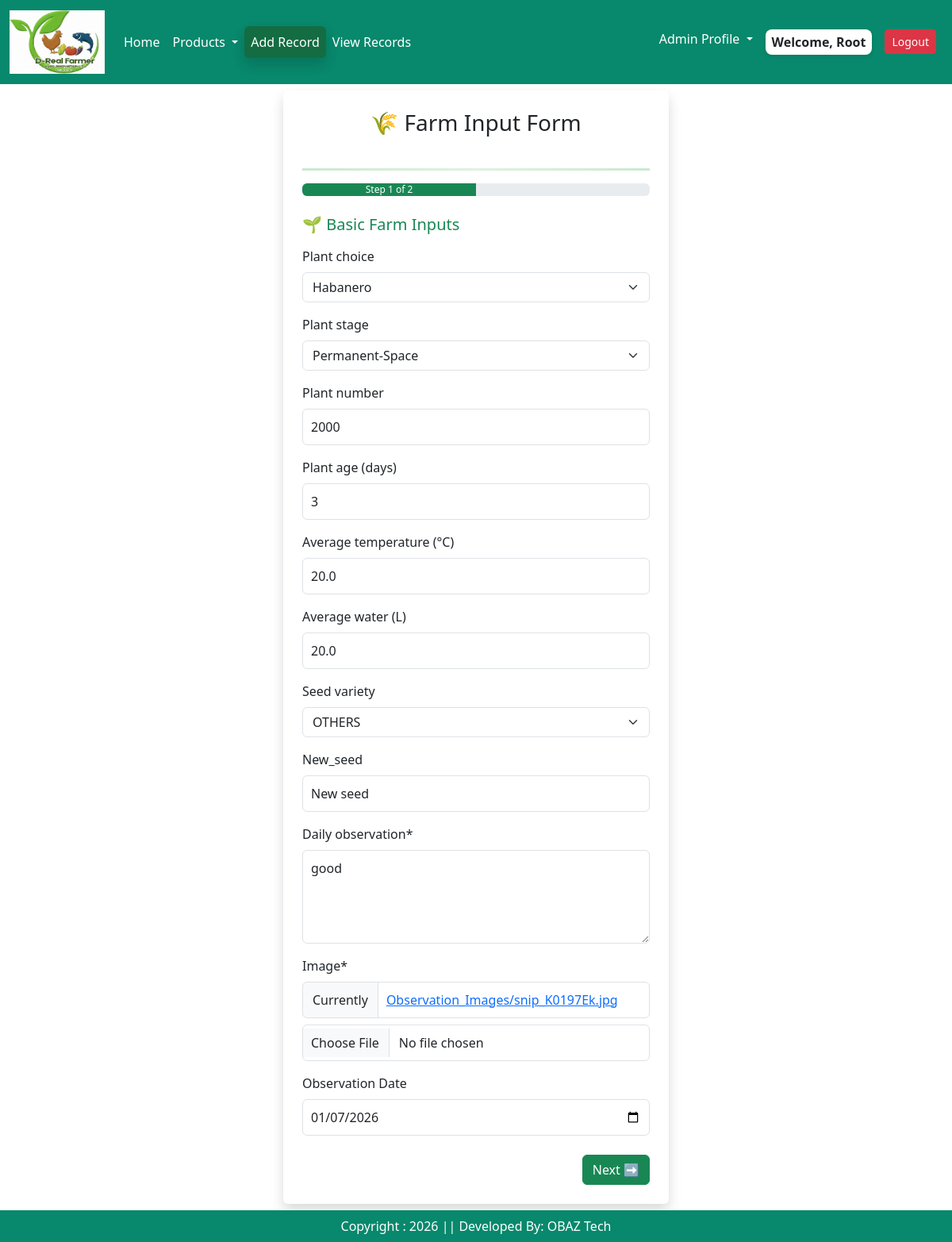
Page /farmrecords/edit/34 (signed in) on the committed database.
### app/models.py (models this page shows, shortened)
class Farminputs(models.Model):
    user = models.ForeignKey(User, on_delete=models.CASCADE)
    plant_choice =  models.CharField(choices = plant_choices  , max_length = 12, null=True, blank=True)
    plant_stage =  models.CharField(choices = stage_choices , max_length = 2, null=True, blank=True)
    plant_number = models.IntegerField(default= 0,null=True, blank=True)
    plant_age =  models.IntegerField(default= 0,null=True, blank=True)
    cocopeat_name= models.CharField(choices = cocopeat_choices , max_length = 2, null=True, blank=True)
    cocopeat_weight = models.FloatField(default= 0, null=True, blank=True)
    avg_temp = models.FloatField(default= 0, null=True, blank=True)
    avg_water = models.FloatField(default= 0, null=True, blank=True)
    seed_variety = models.CharField(choices = seed_choices, max_length = 12)
    seed_variety_other = models.CharField( max_length=30, blank=True, null=True)
    daily_observation = models.TextField( default = '')
    image = models.ImageField(default = 'avatar.jpg', validators=[validate_image_size],  upload_to = 'Observation_Images')
    created_at = models.DateField(null=True, blank=True, validators=[validate_not_future])
    class Meta:
        verbose_name = "Farminput"
        verbose_name_plural = "Farminput"  # Prevents Django from adding "s"

### app/views.py (the view)
# urls.py: path('farmrecords/edit/<int:pk>', views.farmrecords_edit, name = "farmrecordsedit"),
@login_required(login_url = 'user_login')
def farmrecords_edit(request, pk):
    item = Farminputs.objects.get(id=pk)
    try:
        item_two = Farminputtwo.objects.get(FI=item)
    except Farminputtwo.DoesNotExist:
        item_two = None
    if request.method == 'POST':
        form = FarminputForm(request.POST, request.FILES, instance=item)
        formtwo = FarminputtwoForm(request.POST, instance=item_two)
        if form.is_valid() and formtwo.is_valid():
            updated_item = form.save(commit=False)
            if updated_item.seed_variety == 'OT':
                updated_item.seed_variety_other = form.cleaned_data.get(
                    'seed_variety_other'
                )
            else:
                updated_item.seed_variety_other = None
            updated_item.save()
            updated_item_two = formtwo.save(commit=False)
            updated_item_two.FI = updated_item
            others_map = [
                ('fungicide_name', 'fungicide_other'),
                ('insecticide_name', 'insecticide_other'),
                ('herbicide_name', 'herbicide_other'),
                ('micronutrient_name', 'micronutrient_other'),
                ('fertilizer_name', 'fertilizer_other'),
            ]
            for name_field, other_field in others_map:
                if formtwo.cleaned_data.get(name_field) != 'OT':
                    setattr(updated_item_two, other_field, None)
            updated_item_two.save()
            updaterectified(item.id)
            messages.success(request, "✅ Record updated successfully.")
            return redirect('viewrecords')
    else:
        form = FarminputForm(instance=item)
        formtwo = FarminputtwoForm(instance=item_two)
    context = {
        'form': form,
        'formtwo': formtwo,
        'itemid': item.id
    }
    return render(request, 'edit_farminginput.html', context)

### app/templates/edit_farminginput.html (shortened to what this page needs)
{% extends 'base.html' %}
{% load static %}
{% load crispy_forms_tags %}
{% block main-content %}
<div class="container mt-2 mb-5">
  <div class="row justify-content-center">
    <div class="col-md-6 col-lg-5">
      <div class="card shadow border-0 p-4">
        <h3 class="text-center mb-4">🌾 Farm Input Form</h3>
        <hr class="gradient-double">
        <div class="progress mb-4">
          <div id="progress-bar" class="progress-bar bg-success" style="width: 50%;">
            Step 1 of 2
          </div>
        </div>
        <form method="POST" id="farmForm" enctype="multipart/form-data">
          <div class="form-step" id="step1">
            <h5 class="mb-3 text-success">🌱 Basic Farm Inputs</h5>
            {{ form|crispy }}
            <div class="d-flex justify-content-end mt-4">
              <button type="button" class="btn btn-success" id="nextBtn">Next ➡</button>
            </div>
          </div>
        </form>
      </div>
    </div>
  </div>
</div>
<br/><br/>
<br/><br/>
{% endblock main-content %}

### app/templates/base.html (shortened to what this page needs)
<!DOCTYPE html>
{% load static %}
<html lang="en">
<head>
    <link href = "https://cdn.jsdelivr.net/npm/bootstrap@5.3.3/dist/css/bootstrap.min.css" rel = "stylesheet"
    />
    <link href="https://cdn.jsdelivr.net/npm/bootstrap-icons/font/bootstrap-icons.css" rel="stylesheet"/>
    <link rel = "stylesheet" href = "{% static '/css/owl.carousel.min.css' %}" />
    <link rel = "stylesheet" href = "{% static '/css/all.min.css' %}" />
     <link rel = "stylesheet" href = "{% static '/css/style.css' %}" />
</head>
<body>
<div class = "row">
  <div class = "col-sm-12">
<nav class="navbar navbar-expand-lg" >
  <div class="container-fluid">
   <a class="navbar-brand" href="{% url 'home' %}"><img src = "{% static "/images/site_logo.jpg" %}" width = "120" height = "80"/></a>
{% if user.is_authenticated %}
    <div class="collapse navbar-collapse" id="navbarNavDropdown">
      <ul class="navbar-nav me-auto mb-2 mb-lg-0">
        <li class="nav-item">
          <a class="nav-link active" aria-current="page" href="#">Home</a>
        </li>
        <li class="nav-item dropdown">
          <a class="nav-link dropdown-toggle" href="#" role="button" data-bs-toggle="dropdown" aria-expanded="false">
            Products
          </a>
        </li>
           <li class="nav-item">
          <a class="nav-link active btn btn-success shadow" aria-current="page" href="{% url 'register' %}">Add Record</a>
        </li>
   <li class="nav-item">
          <a class="nav-link active" aria-current="page" href="{% url 'viewrecords' %}">View Records</a>
        </li>
      </ul>
      <ul class="navbar-nav ml-auto">
          {% if user.is_authenticated and user.is_staff and user.is_superuser %}
        <li class="nav-item dropdown">
          <a class="nav-link dropdown-toggle  text-dark" href="#" role="button" data-bs-toggle="dropdown" aria-expanded="false">
            Admin Profile
          </a>
        </li>
        {% endif %}
         <li class="nav-item p-2">
       {% if request.user.is_authenticated %} <span class = "welcome-user text-dark text-capitalize px-2 py-1">  welcome, {{request.user}} {% endif %}</span>
        </li>
        <li class="nav-item p-2">
           <a href="{% url 'user_logout' %}" class="btn btn-danger btn-sm">Logout</a>
        </li>
</ul>
   {% endif %}
    </div>
  </div>
</nav>
</div>
{% block main-content %}{% endblock main-content %}
<footer class = "container-fluid fixed-bottom text-white text-center p-2 mt-5">
Copyright : 2026 || Developed By: OBAZ Tech
</footer>
</body>
</html>

### app/static/css/style.css (style rules this page uses)
.navbar { background-color: rgb(8, 136, 108) !important; }
.nav-link { color: white !important; }
footer { background-color: rgb(8, 136, 108) !important; }
.form-control { padding: 10px !important; }
.gradient-double { border: none; height: 4px; background: linear-gradient(to bottom, #333 33%, transparent 33%, transparent 66%, #333 66%); }
.welcome-user { background-color: #fff; border-radius: 8px; font-weight: 600; box-shadow: 0 2px 5px rgba(0, 0, 0, 0.1); display: inline-block; }
.gradient-double { height: 3px; background: linear-gradient(to right, #28a745, #81c784, #28a745); border: none; margin: 1rem 0; }

### rows in the picture
Farminputs: plant_choice "Habanero", plant_stage "Permanent-Space", plant_number "2000", plant_age "3", avg_temp "20.0", avg_water "20.0", seed_variety "OTHERS", seed_variety_other "New seed", daily_observation "good", created_at "01/07/2026"

### other values in the picture
{{ request.user }} "Root"
